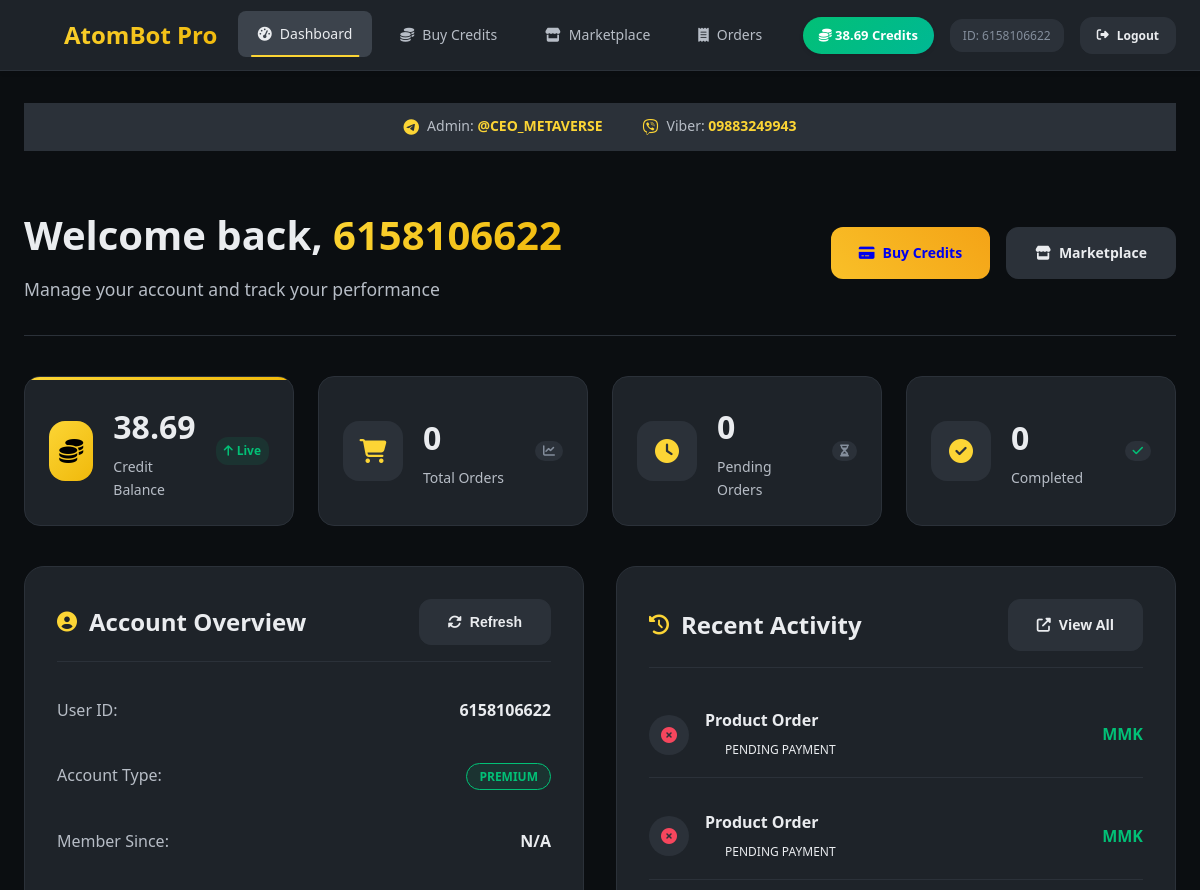
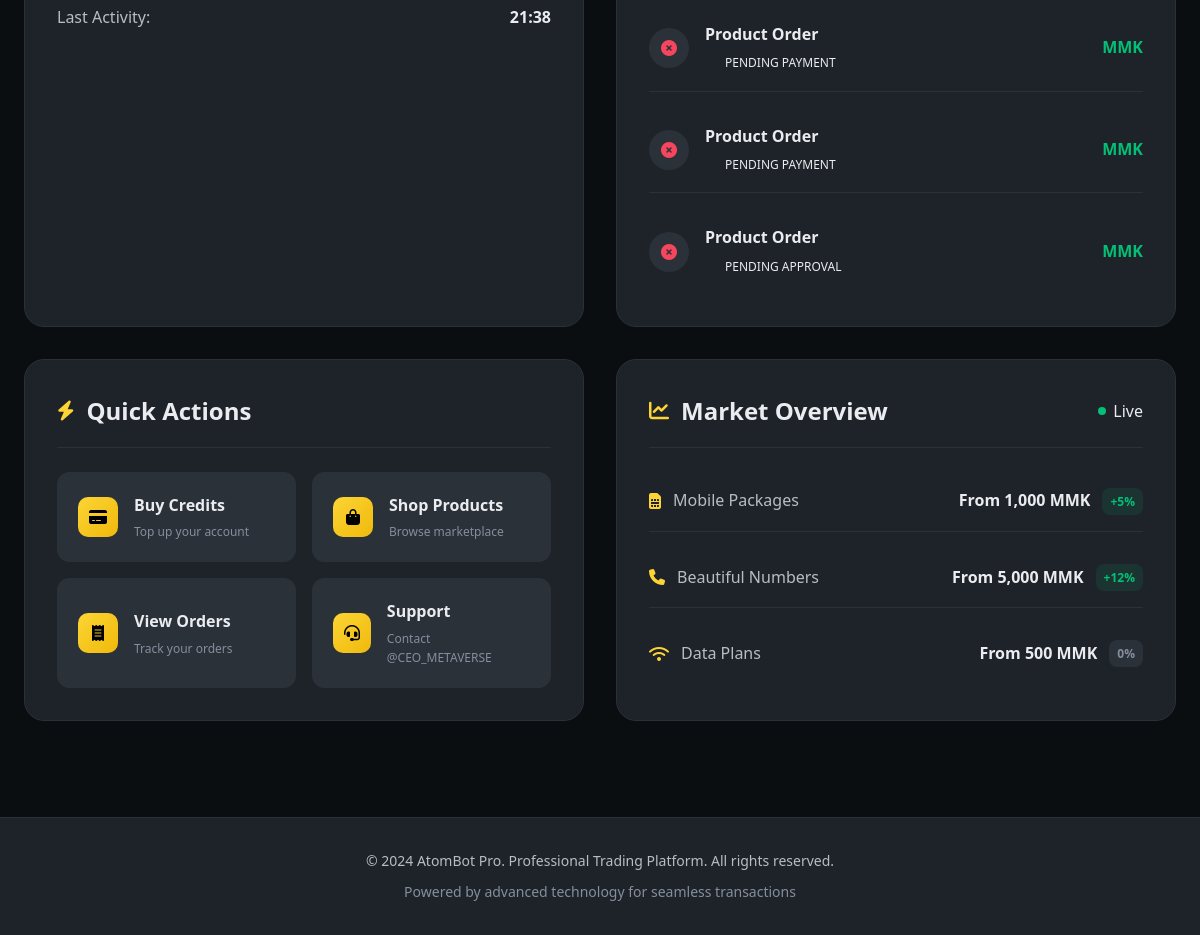
The app's page /dashboard (signed in) with its own data (2 pictures, top to bottom).
### tables this page shows
CREATE TABLE users (user_id INTEGER PRIMARY KEY, credits REAL DEFAULT 0, language TEXT DEFAULT 'en', is_banned INTEGER DEFAULT 0);

CREATE TABLE orders (order_id TEXT PRIMARY KEY, user_id INTEGER, order_type TEXT, package_name TEXT, credit_cost REAL, payment_method TEXT, status TEXT, screenshot_file_id TEXT, delivery_info TEXT, created_at TIMESTAMP DEFAULT CURRENT_TIMESTAMP);

### web_app.py (the view)
@app.route('/dashboard')
def dashboard():
    if 'user_id' not in session:
        return redirect(url_for('login'))
    user_id = session['user_id']
    user_data = run_async(db.get_user_data(user_id))
    session['user_data'] = user_data
    pending, history = run_async(db.get_user_orders(user_id))
    recent_orders = (pending + history)[:5]
    formatted_recent_orders = []
    for order in recent_orders:
        o_id, pkg, status, ts_str, cost = order
        date_obj = datetime.fromisoformat(ts_str)
        formatted_recent_orders.append({
            'id': o_id,
            'package': pkg,
            'status': status.replace('_', ' ').title(),
            'cost': cost,
            'date': date_obj.strftime('%Y-%m-%d %H:%M')
        })
    return render_template('dashboard.html',
                         user_data=user_data,
                         user_id=user_id,
                         recent_orders=formatted_recent_orders)

### database.py (called while the page is built)
async def _db_query(query, params=(), fetchone=False, fetchall=False, commit=False):
    try:
        async with aiosqlite.connect(DB_NAME) as db:
            cursor = await db.execute(query, params)
            if commit: await db.commit(); return True
            if fetchone: return await cursor.fetchone()
            if fetchall: return await cursor.fetchall()
            return await cursor.fetchall()
    except aiosqlite.Error as e: logger.error(f"Database query failed: {e}\nQuery: {query}\nParams: {params}"); return None

async def get_user_data(user_id: int) -> dict:
    await _db_query("INSERT OR IGNORE INTO users (user_id) VALUES (?)", (user_id,), commit=True)
    user_data = await _db_query("SELECT credits, language, is_banned FROM users WHERE user_id = ?", (user_id,), fetchone=True)
    return {'credits': user_data[0], 'language': user_data[1], 'is_banned': bool(user_data[2])} if user_data else {'credits': 0.0, 'language': 'en', 'is_banned': False}

async def get_user_orders(user_id: int) -> tuple:
    all_orders = await _db_query("SELECT order_id, package_name, status, created_at, credit_cost FROM orders WHERE user_id = ? ORDER BY created_at DESC", (user_id,), fetchall=True)
    pending = [o for o in all_orders if o[2] in ('pending_approval', 'pending_payment')]
    history = [o for o in all_orders if o[2] in ('completed', 'rejected')]
    return pending, history

### web_app.py (called while the page is built)
@app.context_processor
def inject_config():
    return dict(config=config)

def run_async(coro):
    loop = asyncio.new_event_loop()
    asyncio.set_event_loop(loop)
    try:
        return loop.run_until_complete(coro)
    finally:
        loop.close()

### templates/dashboard.html (shortened to what this page needs)
{% extends "base.html" %}
{% block content %}
<div class="dashboard-page">
    <div class="contact-header">
        <div class="contact-info">
            <div class="contact-item">
                <i class="fab fa-telegram"></i>
                <span>Admin: <a href="https://t.me/CEO_METAVERSE" target="_blank">@CEO_METAVERSE</a></span>
            </div>
            <div class="contact-item">
                <i class="fab fa-viber"></i>
                <span>Viber: <a href="viber://chat?number=09883249943">09883249943</a></span>
            </div>
        </div>
    </div>
    <div class="dashboard-header">
        <div class="welcome-section">
            <h1 class="welcome-title">
                Welcome back, <span class="gradient-text">{{ session.user_data.username or session.user_id }}</span>
            </h1>
            <p class="welcome-subtitle">
                Manage your account and track your performance
            </p>
        </div>
        <div class="quick-actions">
            <a href="{{ url_for('credits') }}" class="btn btn-premium">
                <i class="fas fa-credit-card"></i> Buy Credits
            </a>
            <a href="{{ url_for('shop') }}" class="btn btn-secondary">
                <i class="fas fa-store"></i> Marketplace
            </a>
        </div>
    </div>
    <div class="stats-overview">
        <div class="stat-card primary">
            <div class="stat-icon">
                <i class="fas fa-coins"></i>
            </div>
            <div class="stat-content">
                <div class="stat-value" id="current-balance">{{ session.user_data.credits or 0 }}</div>
                <div class="stat-label">Credit Balance</div>
            </div>
            <div class="stat-change positive">
                <i class="fas fa-arrow-up"></i>
                <span>Live</span>
            </div>
        </div>
        <div class="stat-card">
            <div class="stat-icon">
                <i class="fas fa-shopping-cart"></i>
            </div>
            <div class="stat-content">
                <div class="stat-value">{{ total_orders or 0 }}</div>
                <div class="stat-label">Total Orders</div>
            </div>
            <div class="stat-trend">
                <i class="fas fa-chart-line"></i>
            </div>
        </div>
        <div class="stat-card">
            <div class="stat-icon">
                <i class="fas fa-clock"></i>
            </div>
            <div class="stat-content">
                <div class="stat-value">{{ pending_orders or 0 }}</div>
                <div class="stat-label">Pending Orders</div>
            </div>
            <div class="stat-trend">
                <i class="fas fa-hourglass-half"></i>
            </div>
        </div>
        <div class="stat-card">
            <div class="stat-icon">
                <i class="fas fa-check-circle"></i>
            </div>
            <div class="stat-content">
                <div class="stat-value">{{ completed_orders or 0 }}</div>
                <div class="stat-label">Completed</div>
            </div>
            <div class="stat-trend success">
                <i class="fas fa-check"></i>
            </div>
        </div>
    </div>
    <div class="dashboard-grid">
        <div class="dashboard-card account-card">
            <div class="card-header">
                <h2 class="card-title">
                    <i class="fas fa-user-circle"></i>
                    Account Overview
                </h2>
                <div class="account-settings">
                    <button class="btn btn-secondary btn-sm" onclick="refreshBalance()">
                        <i class="fas fa-sync-alt"></i> Refresh
                    </button>
                </div>
            </div>
            <div class="account-info">
                <div class="info-item">
                    <span class="label">User ID:</span>
                    <span class="value">{{ session.user_id }}</span>
                </div>
                <div class="info-item">
                    <span class="label">Account Type:</span>
                    <span class="value">
                        <span class="status-badge status-approved">Premium</span>
                    </span>
                </div>
                <div class="info-item">
                    <span class="label">Member Since:</span>
                    <span class="value">{{ join_date or 'N/A' }}</span>
                </div>
                <div class="info-item">
                    <span class="label">Last Activity:</span>
                    <span class="value live-clock">--:--</span>
                </div>
            </div>
        </div>
        <div class="dashboard-card activity-card">
            <div class="card-header">
                <h2 class="card-title">
                    <i class="fas fa-history"></i>
                    Recent Activity
                </h2>
                <a href="{{ url_for('orders') }}" class="btn btn-secondary btn-sm">
                    <i class="fas fa-external-link-alt"></i> View All
                </a>
            </div>
            <div class="activity-list">
                {% if recent_orders %}
                {% for order in recent_orders[:5] %}
                <div class="activity-item">
                    <div class="activity-icon">
                        {% if order.status == 'completed' %}
                        <i class="fas fa-check-circle text-success"></i>
                        {% elif order.status == 'pending' %}
                        <i class="fas fa-clock text-warning"></i>
                        {% else %}
                        <i class="fas fa-times-circle text-error"></i>
                        {% endif %}
                    </div>
                    <div class="activity-content">
                        <div class="activity-title">{{ order.product_name or 'Product Order' }}</div>
                        <div class="activity-meta">
                            <span class="activity-status status-{{ order.status }}">{{ order.status.title() }}</span>
                        </div>
                    </div>
                    <div class="activity-value">{{ order.price_mmk }} MMK</div>
                </div>
                {% endfor %}
                {% endif %}
            </div>
        </div>
        <div class="dashboard-card actions-card">
            <div class="card-header">
                <h2 class="card-title">
                    <i class="fas fa-bolt"></i>
                    Quick Actions
                </h2>
            </div>
            <div class="quick-actions-grid">
                <a href="{{ url_for('credits') }}" class="action-item">
                    <div class="action-icon">
                        <i class="fas fa-credit-card"></i>
                    </div>
                    <div class="action-content">
                        <div class="action-title">Buy Credits</div>
                        <div class="action-desc">Top up your account</div>
                    </div>
                </a>
                <a href="{{ url_for('shop') }}" class="action-item">
                    <div class="action-icon">
                        <i class="fas fa-shopping-bag"></i>
                    </div>
                    <div class="action-content">
                        <div class="action-title">Shop Products</div>
                        <div class="action-desc">Browse marketplace</div>
                    </div>
                </a>
                <a href="{{ url_for('orders') }}" class="action-item">
                    <div class="action-icon">
                        <i class="fas fa-receipt"></i>
                    </div>
                    <div class="action-content">
                        <div class="action-title">View Orders</div>
                        <div class="action-desc">Track your orders</div>
                    </div>
                </a>
                <a href="https://t.me/CEO_METAVERSE" target="_blank" class="action-item">
                    <div class="action-icon">
                        <i class="fas fa-headset"></i>
                    </div>
                    <div class="action-content">
                        <div class="action-title">Support</div>
                        <div class="action-desc">Contact @CEO_METAVERSE</div>
                    </div>
                </a>
            </div>
        </div>
        <div class="dashboard-card market-card">
            <div class="card-header">
                <h2 class="card-title">
                    <i class="fas fa-chart-line"></i>
                    Market Overview
                </h2>
                <span class="status-live">Live</span>
            </div>
            <div class="market-stats">
                <div class="market-item">
                    <div class="market-name">
                        <i class="fas fa-sim-card"></i>
                        Mobile Packages
                    </div>
                    <div class="market-value">
                        <span class="price">From 1,000 MMK</span>
                        <span class="change positive">+5%</span>
                    </div>
                </div>
                <div class="market-item">
                    <div class="market-name">
                        <i class="fas fa-phone"></i>
                        Beautiful Numbers
                    </div>
                    <div class="market-value">
                        <span class="price">From 5,000 MMK</span>
                        <span class="change positive">+12%</span>
                    </div>
                </div>
                <div class="market-item">
                    <div class="market-name">
                        <i class="fas fa-wifi"></i>
                        Data Plans
                    </div>
                    <div class="market-value">
                        <span class="price">From 500 MMK</span>
                        <span class="change neutral">0%</span>
                    </div>
                </div>
            </div>
        </div>
    </div>
</div>
{% endblock %}

### templates/base.html (shortened to what this page needs)
<!DOCTYPE html>
<html lang="en">
<head>
    <link href="https://cdnjs.cloudflare.com/ajax/libs/font-awesome/6.4.0/css/all.min.css" rel="stylesheet">
</head>
<body>
    <header class="header">
        <div class="nav">
            <a href="{{ url_for('index') }}" class="logo">
                <i class="fas fa-atom"></i>
                AtomBot Pro
            </a>
            <ul class="nav-links" id="navLinks">
                <li><a href="{{ url_for('dashboard') }}" class="{% if request.endpoint == 'dashboard' %}active{% endif %}">
                    <i class="fas fa-tachometer-alt"></i> Dashboard
                </a></li>
                <li><a href="{{ url_for('credits') }}" class="{% if request.endpoint == 'credits' %}active{% endif %}">
                    <i class="fas fa-coins"></i> Buy Credits
                </a></li>
                <li><a href="{{ url_for('shop') }}" class="{% if request.endpoint == 'shop' %}active{% endif %}">
                    <i class="fas fa-store"></i> Marketplace
                </a></li>
                <li><a href="{{ url_for('orders') }}" class="{% if request.endpoint == 'orders' %}active{% endif %}">
                    <i class="fas fa-receipt"></i> Orders
                </a></li>
            </ul>
            <div class="user-info">
                {% if session.user_id %}
                <span class="credits-badge">
                    <i class="fas fa-coins"></i>
                    {{ session.user_data.credits or 0 }} Credits
                </span>
                <span class="user-id">ID: {{ session.user_id }}</span>
                <a href="{{ url_for('logout') }}" class="btn btn-secondary" style="padding: 8px 16px; font-size: 12px;">
                    <i class="fas fa-sign-out-alt"></i> Logout
                </a>
                {% else %}
                <a href="{{ url_for('login') }}" class="btn btn-primary">
                    <i class="fas fa-sign-in-alt"></i> Login
                </a>
                {% endif %}
            </div>
        </div>
    </header>
    <main class="main-content">
        <div class="container">
            {% block content %}{% endblock %}
        </div>
    </main>
    <footer class="footer">
        <div class="container">
            <p>&copy; 2024 AtomBot Pro. Professional Trading Platform. All rights reserved.</p>
            <p style="margin-top: 8px; color: var(--text-muted);">Powered by advanced technology for seamless transactions</p>
        </div>
    </footer>
    <div class="particles-bg" id="particles"></div>
</body>
</html>

### records on screen
users: user_data "38.69"
orders: product_name "Product Order", status "PENDING PAYMENT"
orders: product_name "Product Order", status "PENDING PAYMENT"
orders: product_name "Product Order", status "PENDING PAYMENT"
orders: product_name "Product Order", status "PENDING PAYMENT"
orders: product_name "Product Order", status "PENDING APPROVAL"

### other values on screen
{{ session.user_id }} "6158106622"
{{ session.user_data.username or session.user_id }} "6158106622"
{{ total_orders or 0 }} "0"
{{ pending_orders or 0 }} "0"
{{ completed_orders or 0 }} "0"
{{ join_date or 'N/A' }} "N/A"
